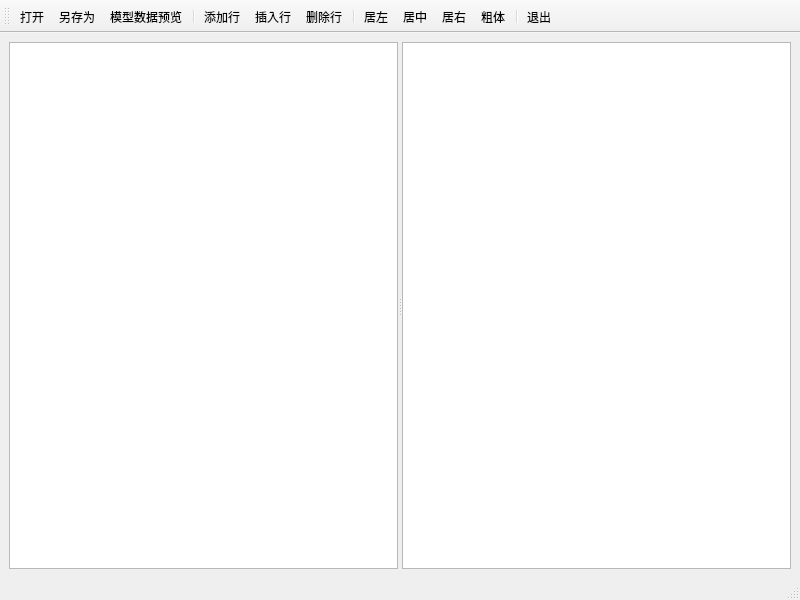
<?xml version="1.0" encoding="UTF-8"?>
<ui version="4.0">
 <class>MainWindow</class>
 <widget class="QMainWindow" name="MainWindow">
  <property name="geometry">
   <rect>
    <x>0</x>
    <y>0</y>
    <width>800</width>
    <height>600</height>
   </rect>
  </property>
  <property name="windowTitle">
   <string>MainWindow</string>
  </property>
  <widget class="QWidget" name="centralwidget">
   <layout class="QVBoxLayout" name="verticalLayout">
    <item>
     <widget class="QSplitter" name="splitter">
      <property name="orientation">
       <enum>Qt::Horizontal</enum>
      </property>
      <widget class="QTableView" name="tableView"/>
      <widget class="QPlainTextEdit" name="plainTextEdit"/>
     </widget>
    </item>
   </layout>
  </widget>
  <widget class="QStatusBar" name="statusbar"/>
  <widget class="QToolBar" name="toolBar">
   <property name="windowTitle">
    <string>toolBar</string>
   </property>
   <property name="toolButtonStyle">
    <enum>Qt::ToolButtonTextUnderIcon</enum>
   </property>
   <attribute name="toolBarArea">
    <enum>TopToolBarArea</enum>
   </attribute>
   <attribute name="toolBarBreak">
    <bool>false</bool>
   </attribute>
   <addaction name="action_open"/>
   <addaction name="action_save"/>
   <addaction name="action_modeldata"/>
   <addaction name="separator"/>
   <addaction name="action_append"/>
   <addaction name="action_insert"/>
   <addaction name="action_delete"/>
   <addaction name="separator"/>
   <addaction name="action_left"/>
   <addaction name="action_center"/>
   <addaction name="action_right"/>
   <addaction name="action_blod"/>
   <addaction name="separator"/>
   <addaction name="action_exit"/>
  </widget>
  <action name="action_open">
   <property name="icon">
    <iconset resource="src.qrc">
     <normaloff>:/icons/icons/open.bmp</normaloff>:/icons/icons/open.bmp</iconset>
   </property>
   <property name="text">
    <string>打开</string>
   </property>
   <property name="toolTip">
    <string>打开文件</string>
   </property>
  </action>
  <action name="action_save">
   <property name="icon">
    <iconset resource="src.qrc">
     <normaloff>:/icons/icons/save.bmp</normaloff>:/icons/icons/save.bmp</iconset>
   </property>
   <property name="text">
    <string>另存为</string>
   </property>
   <property name="toolTip">
    <string>表格内容另存为文件</string>
   </property>
  </action>
  <action name="action_modeldata">
   <property name="icon">
    <iconset resource="src.qrc">
     <normaloff>:/icons/icons/import1.bmp</normaloff>:/icons/icons/import1.bmp</iconset>
   </property>
   <property name="text">
    <string>模型数据预览</string>
   </property>
   <property name="toolTip">
    <string>模型数据显示到文本框里面</string>
   </property>
  </action>
  <action name="action_append">
   <property name="icon">
    <iconset resource="src.qrc">
     <normaloff>:/icons/icons/append.bmp</normaloff>:/icons/icons/append.bmp</iconset>
   </property>
   <property name="text">
    <string>添加行</string>
   </property>
   <property name="toolTip">
    <string>添加一行</string>
   </property>
  </action>
  <action name="action_insert">
   <property name="icon">
    <iconset resource="src.qrc">
     <normaloff>:/icons/icons/insert.bmp</normaloff>:/icons/icons/insert.bmp</iconset>
   </property>
   <property name="text">
    <string>插入行</string>
   </property>
   <property name="toolTip">
    <string>当前位置插入一行</string>
   </property>
  </action>
  <action name="action_delete">
   <property name="icon">
    <iconset resource="src.qrc">
     <normaloff>:/icons/icons/delete.bmp</normaloff>:/icons/icons/delete.bmp</iconset>
   </property>
   <property name="text">
    <string>删除行</string>
   </property>
   <property name="toolTip">
    <string>删除选中行</string>
   </property>
  </action>
  <action name="action_left">
   <property name="icon">
    <iconset resource="src.qrc">
     <normaloff>:/icons/icons/508.bmp</normaloff>:/icons/icons/508.bmp</iconset>
   </property>
   <property name="text">
    <string>居左</string>
   </property>
   <property name="toolTip">
    <string>左对齐</string>
   </property>
  </action>
  <action name="action_center">
   <property name="icon">
    <iconset resource="src.qrc">
     <normaloff>:/icons/icons/510.bmp</normaloff>:/icons/icons/510.bmp</iconset>
   </property>
   <property name="text">
    <string>居中</string>
   </property>
   <property name="toolTip">
    <string>居中显示</string>
   </property>
  </action>
  <action name="action_right">
   <property name="icon">
    <iconset resource="src.qrc">
     <normaloff>:/icons/icons/512.bmp</normaloff>:/icons/icons/512.bmp</iconset>
   </property>
   <property name="text">
    <string>居右</string>
   </property>
   <property name="toolTip">
    <string>右对齐</string>
   </property>
  </action>
  <action name="action_blod">
   <property name="icon">
    <iconset resource="src.qrc">
     <normaloff>:/icons/icons/BLD.BMP</normaloff>:/icons/icons/BLD.BMP</iconset>
   </property>
   <property name="text">
    <string>粗体</string>
   </property>
   <property name="toolTip">
    <string>粗体显示</string>
   </property>
  </action>
  <action name="action_exit">
   <property name="icon">
    <iconset resource="src.qrc">
     <normaloff>:/icons/icons/308.bmp</normaloff>:/icons/icons/308.bmp</iconset>
   </property>
   <property name="text">
    <string>退出</string>
   </property>
   <property name="toolTip">
    <string>退出程序</string>
   </property>
  </action>
 </widget>
 <resources>
  <include location="src.qrc"/>
 </resources>
 <connections/>
</ui>
